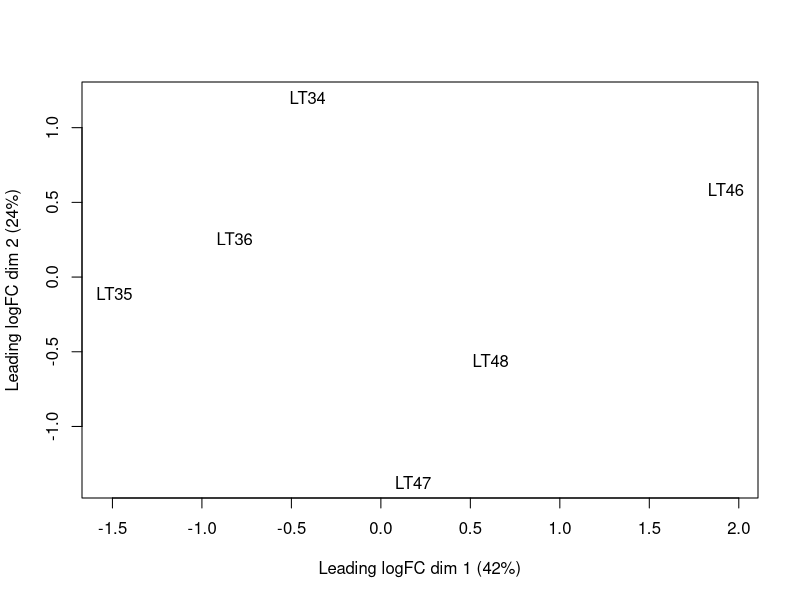

R code for this plot: (Note: this script raises an error after producing the figure.)
## ---- chunk 1
library(edgeR)
## ---- chunk 2
CountTable <- read.csv("kal2.csv", header=TRUE, row.names=1)
dgList <- DGEList(counts=CountTable, genes=rownames(CountTable))
isexpr <- rowSums(cpm(dgList) > 1) >=3 # require a minimum counts per million
#isexpr <- rowSums(dgList$counts > 30) >=6 # or we can specify a minimum count
sum(isexpr)/nrow(dgList)
countsPerMillion <- cpm(dgList)
countCheck <- countsPerMillion > 1
keep <- which(rowSums(countCheck) >= 2)
dgList <- dgList[keep,]
#dgList <- calcNormFactors(dgList, method="TMM")
plotMDS(dgList)
## ---- chunk 3
samples <- read.table("sample.txt", header=TRUE)
batch <- factor(samples$batch)
cond <- factor(samples$condition, levels=c("Ctrl","siRNA"))
#sampleType<- rep("Ctrl", ncol(dgList))
#sampleType[grep("siRNA", colnames(dgList))] <- "siRNA"
#sampleReplicate <- paste("S", rep(1:3, each=2), sep="")
#designMat <- model.matrix(~sampleReplicate + sampleType)
#sampleType
design <- model.matrix(~batch+cond)
y <- estimateDisp(dgList,design)
fit <- glmQLFit(y, design)
qlf <- glmQLFTest(fit)
#ttags = topTags(qlf)
## ---- chunk 4
pval = 0.05

e_df_qlf<-as.data.frame(`qlf`)
e_df_qlf$log10.pvalue<-(-1*log10(e_df_qlf$PValue))
e_df_qlf$Significant.Gene<-"No"
row_number<-which(e_df_qlf$PValue<pval & abs(e_df_qlf$logFC)>1)
e_df_qlf$Significant.Gene[row_number]<-"Yes"

e_df_qlf$Differential_Gene<-e_df_qlf$Significant.Gene
e_df_qlf$Differential_Gene[which(e_df_qlf$PValue< pval & e_df_qlf$logFC> 1)]<-"Up-Regulated"
e_df_qlf$Differential_Gene[which(e_df_qlf$PValue< pval & e_df_qlf$logFC< -1)]<-"Down-Regulated"

sub_e_qlf = subset(e_df_qlf, abs(e_df_qlf$logFC) > 1 & e_df_qlf$PValue < pval)
write.csv(sub_e_qlf, "sub_e_qlf.csv", row.names=TRUE)
write.csv(e_df_qlf, "e_df_qlf.csv", row.names=TRUE)
## ---- chunk 5
library(ggplot2)
library(ggrepel)
#RNA volcano

#make sure to adjust xlim and ylim based off of the data. Run hist(e_df_qlf$logFC) and hist(e_df_qlf$log10.pvalue) to get an idea

# pick a set of genes to label:
e_df_qlf$label<-"No"
e_df_qlf$label[which(e_df_qlf$PValue<0.05 & abs(e_df_qlf$logFC)>1)]<-"Yes"

# Here we add two further columns, the gene symbol (common name) and entrez ID - both of which may be useful downstream
e_df_qlf$symbol <- mapIds(org.Hs.eg.db, keys=row.names(e_df_qlf), column="SYMBOL", keytype="ENSEMBL", multiVals="first") # MAPS GENE IDs
e_df_qlf$entrez <- mapIds(org.Hs.eg.db, keys=row.names(e_df_qlf), column="ENTREZID", keytype="ENSEMBL", multiVals="first")

#pdf("Volcano.pdf", width=8, height=4,useDingbats=FALSE)
pRNA <- ggplot(e_df_qlf, aes(logFC, log10.pvalue))+
  geom_point(aes(colour = Differential_Gene),size=1)+
  scale_colour_manual(values=c("blue", "black","red"))+
  xlim(-6,6)+
  ylim(0,5)+
  xlab(expression(paste(log[2], 'FC(Ctrl/siRNA)')))+
  ylab(expression(paste(-log[10], '(Q-value)'))) +
  theme_bw() + 
  theme(panel.background = element_blank())+
  theme(panel.border = element_rect(colour = "black", fill=NA, size=1))+

  theme(text = element_text(size=10)) +
  theme(plot.title = element_blank())+
  theme(axis.text = element_text( color = "black", size = 10))+
  theme(panel.grid.major = element_blank(), 
        panel.grid.minor = element_blank(), axis.line=element_line()) +
  theme(legend.position="none")+
  geom_vline(xintercept=-abs_log2fc,linetype="dotted")+
  geom_vline(xintercept=abs_log2fc,linetype="dotted")+
  geom_text_repel(
    data = subset(e_df_qlf, label=="Yes"),
    aes(label = e_df_qlf$symbol[which(label=="Yes")]),
    size = 5,
    box.padding = unit(0.35, "lines"),
    point.padding = unit(0.5, "lines")
  )
pRNA
